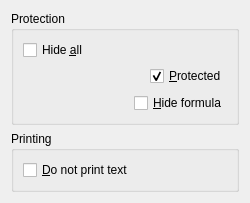
<ui version="4.0" >
 <author>The KCells Team &lt;koffice-devel@kde.org></author>
 <comment>This file is part of the KDE project
Copyright (C) 2006 The KCells Team &lt;koffice-devel@kde.org>

This library is free software; you can redistribute it and/or
modify it under the terms of the GNU Library General Public
License as published by the Free Software Foundation; either
version 2 of the License, or (at your option) any later version.

This library is distributed in the hope that it will be useful,
but WITHOUT ANY WARRANTY; without even the implied warranty of
MERCHANTABILITY or FITNESS FOR A PARTICULAR PURPOSE.  See the
GNU Library General Public License for more details.

You should have received a copy of the GNU Library General Public
License along with this library; see the file COPYING.LIB.  If not,
write to the Free Software Foundation, Inc., 51 Franklin Street,
Fifth Floor, Boston, MA 02110-1301, USA.</comment>
 <class>ProtectionWidget</class>
 <widget class="QWidget" name="ProtectionWidget" >
  <property name="geometry" >
   <rect>
    <x>0</x>
    <y>0</y>
    <width>250</width>
    <height>203</height>
   </rect>
  </property>
  <property name="whatsThis" >
   <string>This tab enables you to set Cell Protection. All cells are protected by default (that means cell content cannot be changed) and for the cell protection to be active you also need to protect the sheet using the Tools -> Protect Document -> Protect Sheet... menu and to provide a password.
You can also hide the cell formula in order to protect the way you calculate the formula. This also needs to enable sheet protection to work.
You can hide the cell content with Hide all and again this needs sheet protection.
You can learn more about all these settings in the User Manual in the Advanced KCells chapter.</string>
  </property>
  <layout class="QGridLayout" >
   <item row="1" column="0" >
    <widget class="QGroupBox" name="groupBox2" >
     <property name="title" >
      <string>Printing</string>
     </property>
     <layout class="QGridLayout" >
      <item row="0" column="0" >
       <widget class="QCheckBox" name="m_bDontPrint" >
        <property name="whatsThis" >
         <string>If checked, the content of the cell will not be printed. If this is not checked (default), the cell content will be printed.
Note that you can print it even if the cell is protected</string>
        </property>
        <property name="text" >
         <string>&amp;Do not print text</string>
        </property>
       </widget>
      </item>
     </layout>
    </widget>
   </item>
   <item row="0" column="0" >
    <widget class="QGroupBox" name="groupBox1" >
     <property name="title" >
      <string>Protection</string>
     </property>
     <layout class="QGridLayout" >
      <item row="0" column="0" >
       <layout class="QVBoxLayout" >
        <item>
         <widget class="QCheckBox" name="m_bHideAll" >
          <property name="whatsThis" >
           <string>This hides the cell content and works only when the sheet is protected. Whether the cell itself is protected or not does not matter.</string>
          </property>
          <property name="text" >
           <string>Hide &amp;all</string>
          </property>
         </widget>
        </item>
        <item>
         <layout class="QHBoxLayout" >
          <item>
           <spacer>
            <property name="orientation" >
             <enum>Qt::Horizontal</enum>
            </property>
            <property name="sizeType" >
             <enum>QSizePolicy::Expanding</enum>
            </property>
            <property name="sizeHint" >
             <size>
              <width>30</width>
              <height>21</height>
             </size>
            </property>
           </spacer>
          </item>
          <item>
           <widget class="QCheckBox" name="m_bIsProtected" >
            <property name="whatsThis" >
             <string>If checked, the cell content will be protected. This is the default behavior. You need to protect the whole sheet using the Tools->Protect document->Protect Sheet... menu option for this individual cell protection to work. See the manual for more details in the Advanced KCells chapter. When a cell is protected, its content cannot be changed.</string>
            </property>
            <property name="text" >
             <string>&amp;Protected</string>
            </property>
            <property name="checked" >
             <bool>true</bool>
            </property>
           </widget>
          </item>
         </layout>
        </item>
        <item>
         <layout class="QHBoxLayout" >
          <item>
           <spacer>
            <property name="orientation" >
             <enum>Qt::Horizontal</enum>
            </property>
            <property name="sizeType" >
             <enum>QSizePolicy::Expanding</enum>
            </property>
            <property name="sizeHint" >
             <size>
              <width>30</width>
              <height>20</height>
             </size>
            </property>
           </spacer>
          </item>
          <item>
           <widget class="QCheckBox" name="m_bHideFormula" >
            <property name="whatsThis" >
             <string>When this is checked, the cell is still visible. However, its contents do not appear in the Formula bar. Hiding formula is only working for cells that contain formulae so the user cannot view the formula. And the sheet must be protected for this to work.</string>
            </property>
            <property name="text" >
             <string>&amp;Hide formula</string>
            </property>
           </widget>
          </item>
         </layout>
        </item>
       </layout>
      </item>
     </layout>
    </widget>
   </item>
   <item row="2" column="0" >
    <spacer>
     <property name="orientation" >
      <enum>Qt::Vertical</enum>
     </property>
     <property name="sizeType" >
      <enum>QSizePolicy::Expanding</enum>
     </property>
     <property name="sizeHint" >
      <size>
       <width>20</width>
       <height>20</height>
      </size>
     </property>
    </spacer>
   </item>
  </layout>
 </widget>
 <layoutfunction spacing="KDialog::spacingHint" margin="KDialog::marginHint" />
  <tabstops>
  <tabstop>m_bHideAll</tabstop>
  <tabstop>m_bIsProtected</tabstop>
  <tabstop>m_bHideFormula</tabstop>
  <tabstop>m_bDontPrint</tabstop>
 </tabstops>
 <includes>
  <include location="global" >kdialog.h</include>
 </includes>
 <resources/>
 <connections/>
</ui>
